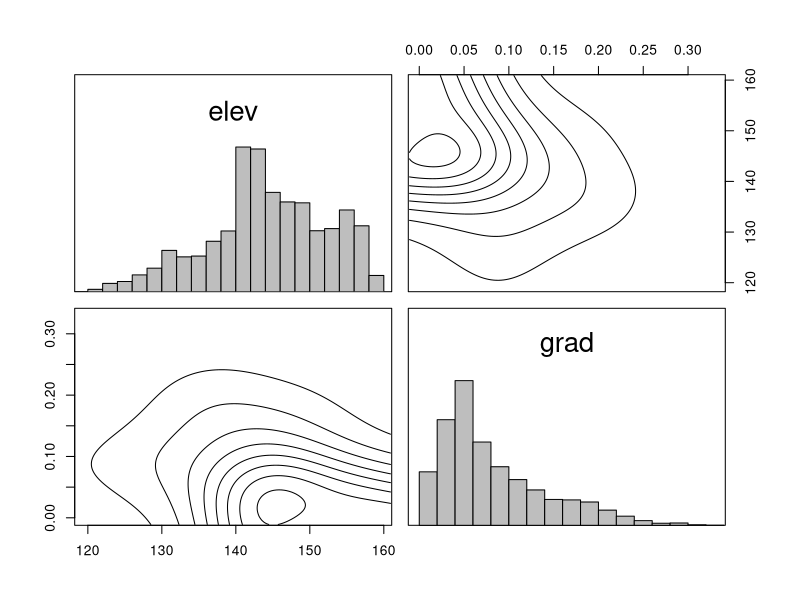
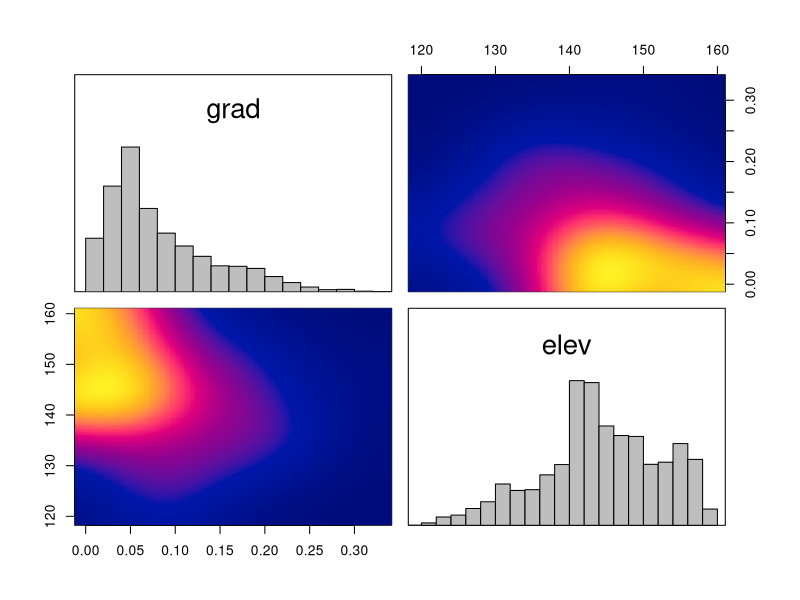
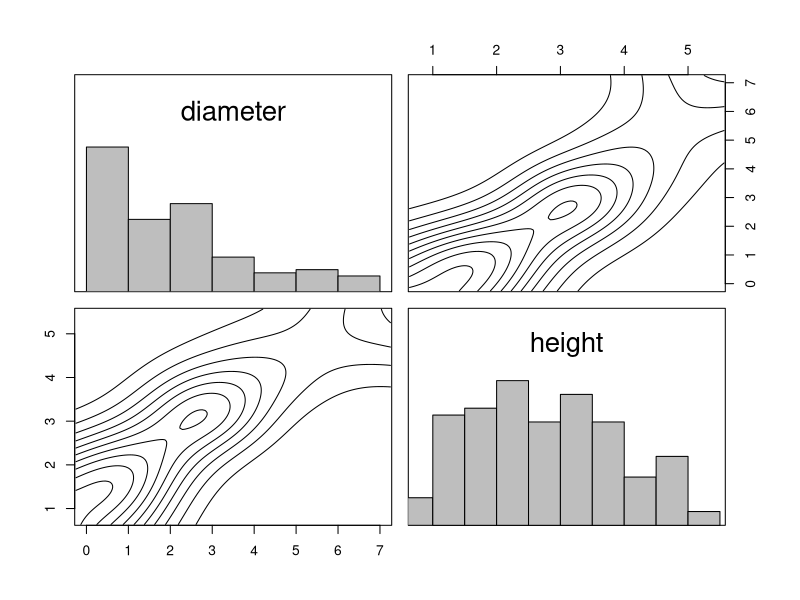

Recreate these plots in R, in order.
library(spatstat)


### Name: panel.contour
### Title: Panel Plots using Colour Image or Contour Lines
### Aliases: panel.contour panel.image panel.histogram
### Keywords: spatial hplot

### ** Examples

  pairs(bei.extra,
        panel      = panel.contour,
        diag.panel = panel.histogram)
  with(bei.extra,
        pairs(grad, elev, 
              panel      = panel.image,
              diag.panel = panel.histogram))
  pairs(marks(finpines), panel=panel.contour, diag.panel=panel.histogram)
